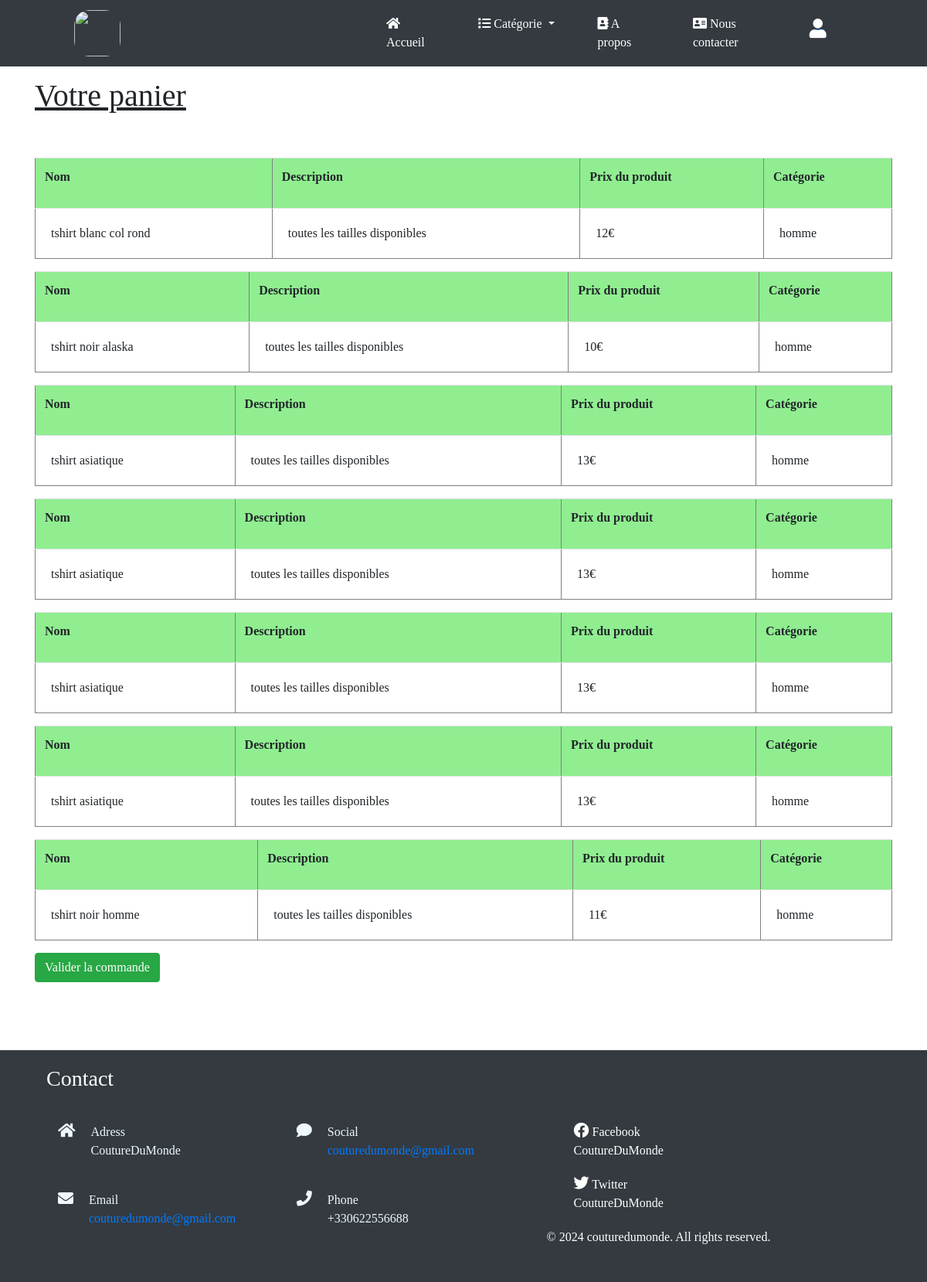
/achat.php, run on the app's committed database.
### tables this page shows
CREATE TABLE `produit` (
  `id_produit` int(11) NOT NULL,
  `nom_produit` varchar(50) NOT NULL,
  `description_produit` varchar(50) NOT NULL,
  `prix_produit` float NOT NULL,
  `qte_en_stock` int(11) NOT NULL,
  `id_categorie` int(11) NOT NULL
);

### achat.php (the view, shortened to what this page needs)
<!DOCTYPE html>
<html lang="en">
<head>
    <link rel="stylesheet" href="useful/bootstrap-4.6.2-dist/css/bootstrap.min.css">
    <link rel="stylesheet" href="fontawesome/css/all.min.css">
</head>
<body>
  <header>
    <nav class="navbar navbar-expand-lg bg-dark navbar-dark fixed-top">
      <div class="nav1">
        <a class="navbar-brand" href="#" style="margin-left: 80px;">
          <img src="./image/other/logos.png" style="height: 60px; width: 60px; border-radius: 20px;" alt="" srcset="">
        </a>
      </div>
        <div class="collapse navbar-collapse" id="collapsibleNavbar">
          <div class="nav2 ">
            <ul class="navbar-nav" style="margin-left: 300px;">
              <li class="nav-item">
                <a class="nav-link" href="index.php" onmouseover="this.style.color = 'lightgreen'" style="color: white;"
                  onmouseout="this.style.color = 'white'">
                  <span class="">
                    <i class="fas fa-home"></i>
                    Accueil
                  </span>
                </a>
              </li>
              <li class="nav-item dropdown">
                <a class="nav-link dropdown-toggle" href="#" id="navbardrop" data-toggle="dropdown"
                  onmouseover="this.style.color = 'lightgreen'" style="color: white;" onmouseout="this.style.color = 'white'">
                  <i class="fas fa-list"></i>
                  Catégorie
                </a>
              </li>
              <li class="nav-item">
                <a class="nav-link" href="A_propos/ABOUT_US.php" onmouseover="this.style.color = 'lightgreen'" style="color: white;"
                  onmouseout="this.style.color = 'white'">
                  <i class="fa fa-address-book"></i>
                  A propos
                </a>
              </li>
              <li class="nav-item">
                <a class="nav-link" href="contacter_nous/index.php" onmouseover="this.style.color = 'lightgreen'" style="color: white;"
                  onmouseout="this.style.color = 'white'">
                  <i class="fa fa-address-card"></i>
                  Nous contacter
                </a>
              </li>
            </ul>
          </div>
        </div>
        <div class="nav3" style="position: relative;">
          <div class="contien">
            <div id="icoUser">
              <a class="nav-link dropdown-toggle" style="border-radius: 20px;" href="#" id="navbardrop" data-toggle="dropdown" onmouseover="this.style.color = 'gray'" style="color: gray;" onmouseout="this.style.color = 'gray'">
                <i class="fas fa-user"></i>
              </a>
            </div>
          </div>
        </div>
    </nav>
  </header>
    <div class="container" style="margin-top:100px;">
      <b><u><h1 style="font-family:algerian">Votre panier</h1></u></b>
    </div>
    <br><br>
    <div class="container" >
    <?php
      $host = 'localhost';
      $db_name = 'projet';
      $username = 'root';
      $password = '';
      $bdd = null;
      try {
          $bdd = new PDO("mysql:host=$host;dbname=$db_name", $username, $password);
          $bdd->setAttribute(PDO::ATTR_ERRMODE, PDO::ERRMODE_EXCEPTION);
      } catch (PDOException $e) {
          die("Erreur de connexion à la base de données: " . $e->getMessage());
      }
      $sql = "SELECT * FROM id_user";
      $req = $bdd->query($sql);
      $valeur_id_user = [];
      while ($result = $req->fetch()) {
          $valeur_id_user[] = $result['valeur_produit'];
      }
      foreach ($valeur_id_user as $valeur) {
        $sql = "SELECT * FROM produit WHERE id_produit = '$valeur' ";
        $req = $bdd->query($sql);
        ?>
        <table border="1" class="table table-striped">
            <tr>
                <td style="background:lightgreen"><b><p>Nom</p></b></tds>
                <td style="background:lightgreen"><p><b>Description</b></p></tds>
                <td style="background:lightgreen"> <p><b>Prix du produit</b></p></tds>
                <td style="background:lightgreen"> <p><b>Catégorie</b></p></tds>
            </tr>
            <?php
                while ($result = $req->fetch()) {
            ?>
            <tr >
                <td style="padding: 20px;"><?php echo $result['nom_produit'] ?></td>
                <td style="padding: 20px;"><?php echo $result['description_produit'] ?></td>
                <td style="padding: 20px;"><?php echo $result['qte_en_stock'] ?>€</td>
                <td style="padding: 20px;"><?php if ($result['id_categorie'] == 1) {
                  echo "homme";
                }  ?></td>
            </tr>
            <?php  }?>
        </table>
        <?php
      }
    ?>
    <a href="paiement.php">
      <input type="button" class="btn btn-success" value="Valider la commande" style="margin-bottom:40px;">
    </a>
    </div>
      <footer style="background-color: #343a40; background-size: cover; height: 300px;" >
        <div class="container" >
          <div class="container-fluid">
            <div class="row bg-dark mt-5">
              <div class="col-md-7" style="color: aliceblue;">
                <h3 style="color: white;  margin: 20px 0;">Contact</h3>
                <div class="container-fluid">
                  <div class="row">
                    <div class="col-sm-6" style="display: flex;">
                      <div style="margin: 20px 0px;">
                        <i class="fas fa-home" style="font-size: 20px;"></i>
                      </div>
                      <div style="margin: 20px 20px;">
                        Adress <br>
                        CoutureDuMonde
                      </div>
                    </div>
                     <div class="col-sm-6" style="display: flex;">
                      <div style="margin: 20px 0px;">
                        <i class="fas fa-comment" style="font-size: 20px;"></i>
                      </div>
                      <div style="margin: 20px 20px;">
                        Social <br>
                        <a href="mailto:couturedumonde@gmail.com">couturedumonde@gmail.com</a>
                      </div>
                    </div>
                  </div>
                  <div class="row">
                    <div class="col-sm-6" style="display: flex;">
                      <div style="margin: 20px 0px;">
                        <i class="fas fa-envelope" style="font-size: 20px;"></i>
                      </div>
                      <div style="margin: 20px 20px;">
                        Email <br>
                        <a href="mailto:couturedumonde@gmail.com">couturedumonde@gmail.com</a>
                      </div>
                    </div>
                    <div class="col-sm-6" style="display: flex;">
                      <div style="margin: 20px 0px;">
                        <i class="fas fa-phone" style="font-size: 20px;"></i>
                      </div>
                      <div style="margin: 20px 20px;">
                        Phone <br>
                        +330622556688
                      </div>
                    </div>
                  </div>
                </div>
              </div>
              <div class="col-md-5">
                <h3 style="color: #343a40;  margin: 20px 0;">Contact</h3>
                <div class="container-fluid">
                  <div class="row">
                    <div class="col-sm-6">
                      <div style="margin: 20px 20px; color: white;">
                        <i class="fab fa-facebook" style="font-size: 20px; color: white;"></i>
                        <a href="#" style="color: white;">Facebook</a> <br>
                        CoutureDuMonde
                      </div>
                      <div style="margin: 20px 20px; color: white;">
                        <i class="fab fa-twitter" style="font-size: 20px; color: white;"></i>
                        <a href="#" style="color: white;">Twitter</a> <br>
                        CoutureDuMonde
                      </div>
                    </div>
                  </div>
                </div>
                <div class="footer-bottom">
                  <p style="color: white;">&copy; 2024 couturedumonde. All rights reserved.</p>
                </div>
              </div>
            </div>
          </div>
        </div>
      </footer>
</body>
</html>

### gestion/folder/stylegestion.php (style rules this page uses)
.nav-item { margin:0 20px; color: azure; }
* { font-family: 'Times New Roman', Times, serif; }
.contien { display: flex; }
#icoUser { color: lightgreen; font-size: 25px; margin-right: 100px; }
.fa-user { color: white; position: fixed; margin-right: 90px; }

### data on the page
produit: nom_produit "tshirt blanc col rond", description_produit "toutes les tailles disponibles", qte_en_stock "12", shows "homme"
produit: nom_produit "tshirt noir alaska", description_produit "toutes les tailles disponibles", qte_en_stock "10", shows "homme"
produit: nom_produit "tshirt asiatique", description_produit "toutes les tailles disponibles", qte_en_stock "13", shows "homme"
produit: nom_produit "tshirt noir homme", description_produit "toutes les tailles disponibles", qte_en_stock "11"
